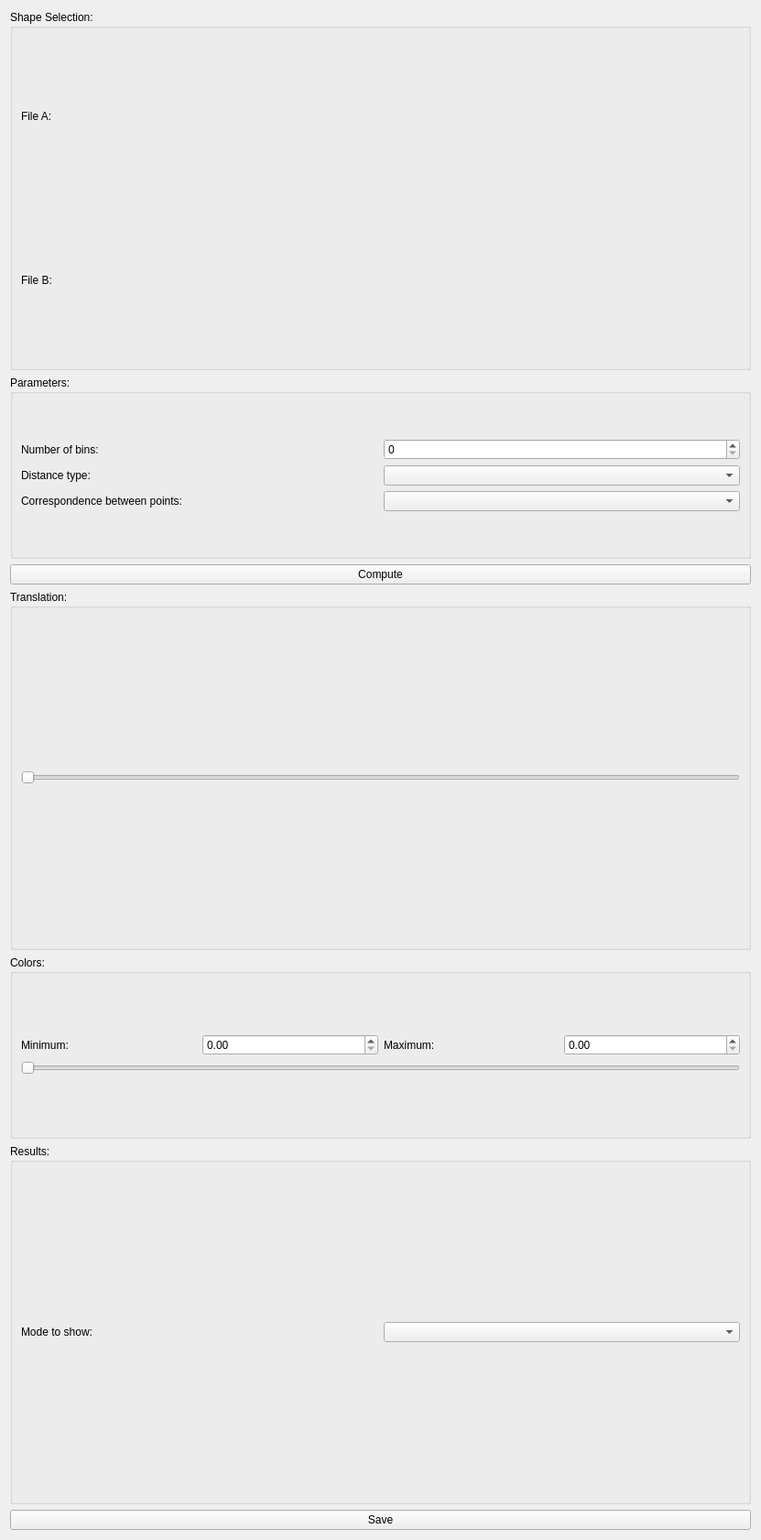
<?xml version="1.0" encoding="UTF-8"?>
<ui version="4.0">
 <class>ShapeVariationAnalyzer</class>
 <widget class="qMRMLWidget" name="ShapeVariationAnalyzer">
  <property name="geometry">
   <rect>
    <x>0</x>
    <y>0</y>
    <width>831</width>
    <height>1681</height>
   </rect>
  </property>
  <property name="windowTitle">
   <string>Form</string>
  </property>
  <layout class="QVBoxLayout" name="verticalLayout_5">
   <item>
    <widget class="QGroupBox" name="groupBox">
     <property name="maximumSize">
      <size>
       <width>16777215</width>
       <height>16777215</height>
      </size>
     </property>
     <property name="title">
      <string>Shape Selection:</string>
     </property>
     <layout class="QGridLayout" name="gridLayout">
      <item row="0" column="0">
       <layout class="QGridLayout" name="gridLayout_13">
        <item row="1" column="0">
         <widget class="QLabel" name="label_2">
          <property name="text">
           <string>File B:</string>
          </property>
         </widget>
        </item>
        <item row="0" column="0">
         <widget class="QLabel" name="label">
          <property name="text">
           <string>File A:</string>
          </property>
         </widget>
        </item>
        <item row="1" column="1">
         <widget class="ctkPathLineEdit" name="pathLineEdit_fileB" native="true"/>
        </item>
        <item row="0" column="1">
         <widget class="ctkPathLineEdit" name="pathLineEdit_fileA" native="true"/>
        </item>
       </layout>
      </item>
     </layout>
     <zorder>gridLayoutWidget</zorder>
     <zorder>pathLineEdit_fileB</zorder>
    </widget>
   </item>
   <item>
    <widget class="QGroupBox" name="groupBox_2">
     <property name="maximumSize">
      <size>
       <width>16777215</width>
       <height>200</height>
      </size>
     </property>
     <property name="title">
      <string>Parameters:</string>
     </property>
     <layout class="QGridLayout" name="gridLayout_2">
      <item row="0" column="0">
       <layout class="QGridLayout" name="gridLayout_14">
        <item row="0" column="0">
         <widget class="QLabel" name="label_3">
          <property name="text">
           <string>Number of bins:</string>
          </property>
         </widget>
        </item>
        <item row="2" column="0">
         <widget class="QLabel" name="label_5">
          <property name="text">
           <string>Correspondence between points:</string>
          </property>
         </widget>
        </item>
        <item row="0" column="1">
         <widget class="QSpinBox" name="spinBox_bins"/>
        </item>
        <item row="1" column="0">
         <widget class="QLabel" name="label_4">
          <property name="text">
           <string>Distance type:</string>
          </property>
         </widget>
        </item>
        <item row="1" column="1">
         <widget class="QComboBox" name="comboBox_distanceType"/>
        </item>
        <item row="2" column="1">
         <widget class="QComboBox" name="comboBox_correspondence"/>
        </item>
       </layout>
      </item>
     </layout>
    </widget>
   </item>
   <item>
    <widget class="QPushButton" name="pushButton_compute">
     <property name="text">
      <string>Compute</string>
     </property>
    </widget>
   </item>
   <item>
    <widget class="QGroupBox" name="groupBox_4">
     <property name="title">
      <string>Translation:</string>
     </property>
     <layout class="QGridLayout" name="gridLayout_6">
      <item row="0" column="0">
       <layout class="QGridLayout" name="gridLayout_5">
        <item row="0" column="0">
         <widget class="QSlider" name="horizontalSlider_translation">
          <property name="orientation">
           <enum>Qt::Horizontal</enum>
          </property>
         </widget>
        </item>
       </layout>
      </item>
     </layout>
    </widget>
   </item>
   <item>
    <widget class="QGroupBox" name="groupBox_5">
     <property name="maximumSize">
      <size>
       <width>16777215</width>
       <height>200</height>
      </size>
     </property>
     <property name="title">
      <string>Colors:</string>
     </property>
     <layout class="QGridLayout" name="gridLayout_3">
      <item row="0" column="0">
       <layout class="QGridLayout" name="gridLayout_color">
        <item row="0" column="1">
         <widget class="QDoubleSpinBox" name="doubleSpinBox_minimum"/>
        </item>
        <item row="1" column="0" colspan="4">
         <widget class="QSlider" name="horizontalSlider_color">
          <property name="orientation">
           <enum>Qt::Horizontal</enum>
          </property>
         </widget>
        </item>
        <item row="0" column="3">
         <widget class="QDoubleSpinBox" name="doubleSpinBox_maximum"/>
        </item>
        <item row="0" column="0">
         <widget class="QLabel" name="label_10">
          <property name="text">
           <string>Minimum:</string>
          </property>
         </widget>
        </item>
        <item row="0" column="2">
         <widget class="QLabel" name="label_12">
          <property name="text">
           <string>Maximum:</string>
          </property>
         </widget>
        </item>
       </layout>
      </item>
     </layout>
    </widget>
   </item>
   <item>
    <widget class="QGroupBox" name="groupBox_3">
     <property name="title">
      <string>Results:</string>
     </property>
     <layout class="QGridLayout" name="gridLayout_4">
      <item row="0" column="0">
       <layout class="QGridLayout" name="gridLayout_results">
        <item row="0" column="1">
         <widget class="QLabel" name="label_6">
          <property name="text">
           <string>Mode to show:</string>
          </property>
         </widget>
        </item>
        <item row="0" column="2">
         <widget class="QComboBox" name="comboBox_mode"/>
        </item>
       </layout>
      </item>
     </layout>
    </widget>
   </item>
   <item>
    <widget class="QPushButton" name="pushButton_save">
     <property name="text">
      <string>Save</string>
     </property>
    </widget>
   </item>
  </layout>
 </widget>
 <customwidgets>
  <customwidget>
   <class>qMRMLWidget</class>
   <extends>QWidget</extends>
   <header>qMRMLWidget.h</header>
   <container>1</container>
  </customwidget>
  <customwidget>
   <class>ctkPathLineEdit</class>
   <extends>QWidget</extends>
   <header>ctkPathLineEdit.h</header>
  </customwidget>
 </customwidgets>
 <resources/>
 <connections/>
</ui>
